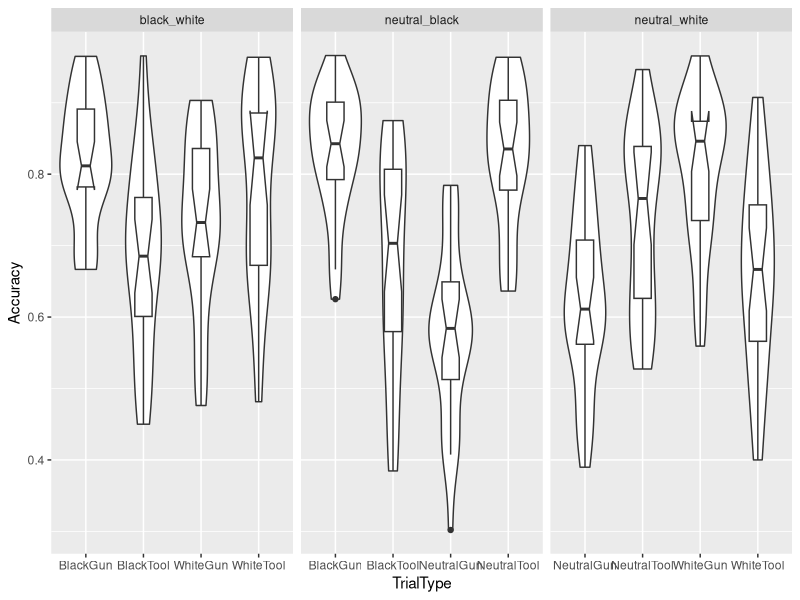
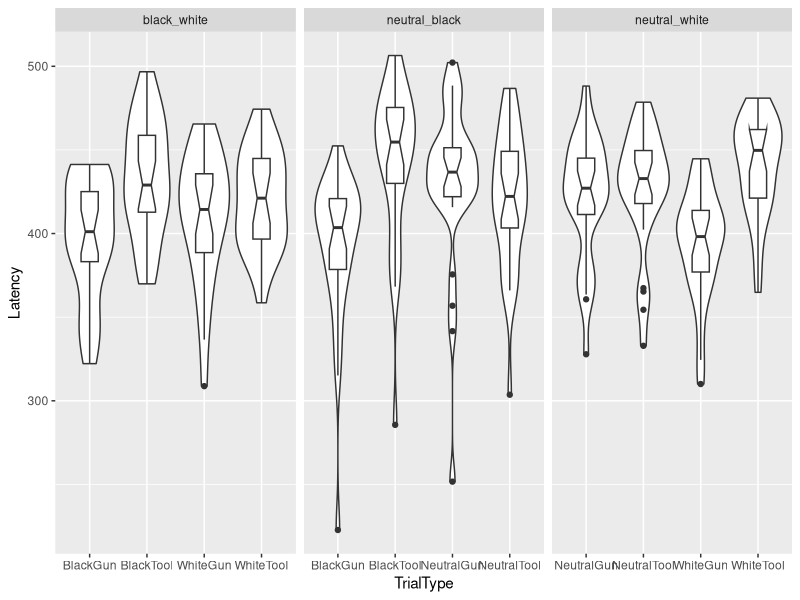

Write R code to recreate these figures, in order.
# WIT study 1 analysis

library(plyr)
library(dplyr)
library(lme4)
library(ggplot2)
library(car)
library(broom)

# data ingest
dat = read.delim("clean_wit1.txt", stringsAsFactors = F)
# Make Subject a factor
dat = mutate(dat, Subject = as.factor(Subject))

# add columns -- see 7_Study1_Sas-analysis
# this is still WIP, might not need it
dat = dat %>% 
  mutate(Condition = substring(ExperimentName, 5)) %>% # prune "WIT_" prefix
  mutate(ConditionCue = paste(Condition, Cue))

# TODO: Think carefully about these and double-check
# Original SAS script had "neutral_white White" and "neutral_white Neutral" flipped
gunPrimes = c("black_white Black", "neutral_black Black", "neutral_white White")
toolPrimes = c("black_white White", "neutral_black Neutral", "neutral_white Neutral")

dat = dat %>% 
  mutate(CueClass = ifelse(ConditionCue %in% gunPrimes, "Class_A", "Class_B"))

# Make fast-only dataset for accuracy
dat.acc = dat %>% 
  filter(Probe.RT <= 500)
# Make correct-only dataset for speed
dat.rt = dat %>% 
  filter(Probe.ACC == 1)

# Accuracy analysis
# Did I do this wrong? Takes forever to run on my laptop
# Consider role of random slopes.
# See if I can retrieve random stimulus data
m1 = glmer(Probe.ACC ~ Condition * CueClass * Probe + (1|Subject),
          data = dat.acc, family = "binomial")
summary(m1)
Anova(m1, type = 3)

# 2x2s within each level of Condition
m2 = dat.acc %>% 
  filter(Condition == "black_white") %>% 
  glmer(Probe.ACC ~ Cue * Probe + (1|Subject),
           data = ., family = "binomial")
summary(m2)
Anova(m2, type = 3)

m3 = dat.acc %>% 
  filter(Condition == "neutral_black") %>% 
  glmer(Probe.ACC ~ Cue * Probe + (1|Subject),
        data = ., family = "binomial")
summary(m3)
Anova(m3, type = 3)

m4 = dat.acc %>% 
  filter(Condition == "neutral_white") %>% 
  glmer(Probe.ACC ~ Cue * Probe + (1|Subject),
        data = ., family = "binomial")
summary(m4)
Anova(m4, type = 3)

# Could yet implement a cell means model, too.

# Another way of implementing it is to condition on Prime
#  and look for the interactions with Condition

pm1 = dat.acc %>% 
  filter(Cue == "Black") %>% 
  glmer(Probe.ACC ~ Condition * Probe + (1|Subject),
        data = ., family = "binomial")
summary(pm1)
Anova(pm1, type = 3)

pm2 = dat.acc %>% 
  filter(Cue == "White") %>% 
  glmer(Probe.ACC ~ Condition * Probe + (1|Subject),
        data = ., family = "binomial")
summary(pm2)
Anova(pm2, type = 3) # Note the big flip

pm3 = dat.acc %>% 
  filter(Cue == "Neutral") %>% 
  glmer(Probe.ACC ~ Condition * Probe + (1|Subject),
        data = ., family = "binomial")
summary(pm3)
Anova(pm3, type = 3) # Again a big flip

# Reaction time analyses

# Condition on Prime and look for the interactions with Condition

pm1.rt = dat.rt %>% 
  filter(Cue == "Black") %>% 
  lmer(Probe.RT ~ Condition * Probe + (1|Subject),
       data = .)
summary(pm1.rt)
Anova(pm1.rt, type = 3)

pm2.rt = dat.rt %>% 
  filter(Cue == "White") %>% 
  lmer(Probe.RT ~ Condition * Probe + (1|Subject),
        data = .)
summary(pm2.rt)
Anova(pm2.rt, type = 3) # Note the big flip

pm3.rt = dat.rt %>% 
  filter(Cue == "Neutral") %>% 
  lmer(Probe.RT ~ Condition * Probe + (1|Subject),
        data = .)
summary(pm3.rt)
Anova(pm3.rt, type = 3) # Again a big flip

# Now the trick will be formalizing this in some sort of effect size...

# Summary tables
sumTab1 = dat.acc %>% 
  group_by(Condition, Probe, Cue) %>% 
  summarise("M_acc" = mean(Probe.ACC, na.rm = T),
            "SD_acc" = sd(Probe.ACC, na.rm = T),
            "M_rt" = mean(Probe.RT, na.rm = T),
            "SD_rt" = sd(Probe.RT, na.rm = T))

# Export statistical output
dir.create("results")
sink("./results/WIT1_model_output.txt")
cat("Accuracy, overall thingie\n")
Anova(m1, type = 3)
cat("Accuracy, 2x2s\n")
cat("Black-White task\n")
Anova(m2, type = 3)
cat("Black-Neutral task\n")
Anova(m3, type = 3)
cat("Neutral-White task\n")
Anova(m4, type = 3)
cat("Accuracy, analyses by Prime\n")
cat("Black Primes\n")
Anova(pm1, type = 3)
cat("White Primes\n")
Anova(pm2, type = 3)
cat("Neutral Primes\n")
Anova(pm3, type = 3)
# cat("RT, 2x2s")
# cat("Black-White task")
# Anova(m2.rt, type = 3)
# cat("Black-Neutral task")
# Anova(m3.rt, type = 3)
# cat("Neutral-White task")
# Anova(m4.rt, type = 3)
cat("RT, analyses by Prime\n")
cat("Black Primes\n")
Anova(pm1.rt, type = 3)
cat("White Primes\n")
Anova(pm2.rt, type = 3)
cat("Neutral Primes\n")
Anova(pm3.rt, type = 3)
sink()

# Plotting ----
dat.acc %>% 
  group_by(Subject, Condition, TrialType) %>% 
  summarize(Accuracy = mean(Probe.ACC, na.rm = T)) %>% 
  ggplot(aes(x = TrialType, y = Accuracy)) +
  geom_violin() +
  geom_boxplot(width = .3, notch = T) +
  facet_wrap(~Condition, scales = "free_x")

dat.rt %>% 
  group_by(Subject, Condition, TrialType) %>% 
  summarize(Latency = mean(Probe.RT, na.rm = T)) %>% 
  ggplot(aes(x = TrialType, y = Latency)) +
  geom_violin() +
  geom_boxplot(width = .3, notch = T) +
  facet_wrap(~Condition, scales = "free_x")